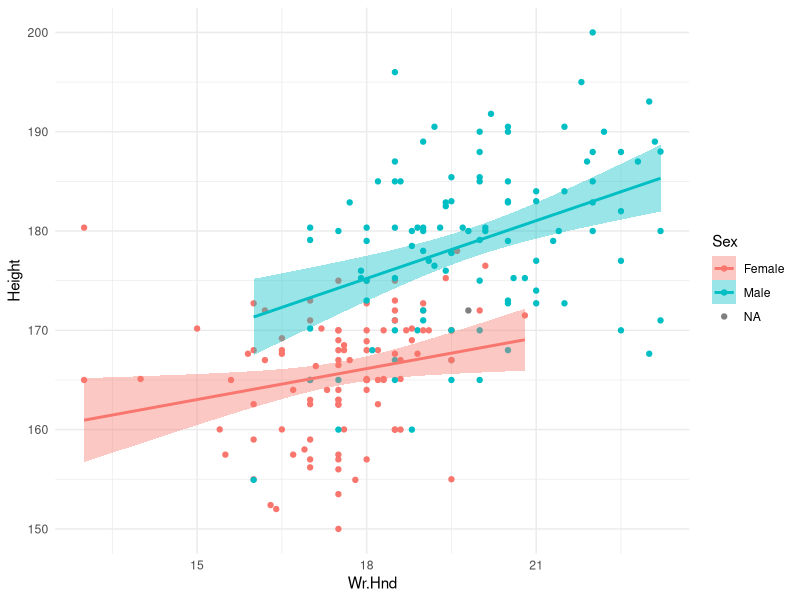

Write the R code that produced this figure.
## ---- chunk 1
knitr::opts_chunk$set(echo = TRUE)
library(MASS)
library(tidyverse)
## ---- chunk 2
survey.fit.hnd <- lm(Height ~ Wr.Hnd, data = survey)
summary(survey.fit.hnd)
## ---- chunk 3
survey.fit.sex <- lm(Height ~ Sex, data = survey)
summary(survey.fit.sex)
## ---- chunk 4
survey.mult <- lm(Height ~ Wr.Hnd + Sex, data = survey)
summary(survey.mult)
## ---- chunk 5
ggplot(survey, aes(x= Wr.Hnd, y = Height, color = Sex, fill = Sex)) +
  geom_point() + 
  geom_smooth(method = "lm", se = T, level = 0.95) + 
  theme_minimal()
## ---- chunk 6
confint(survey.mult)
## ---- chunk 7
survey.multi2 <- lm(Height ~ Wr.Hnd + Sex + Smoke, data = survey)
summary(survey.multi2)
summary(survey.mult)
## ---- chunk 8
summary(survey)
